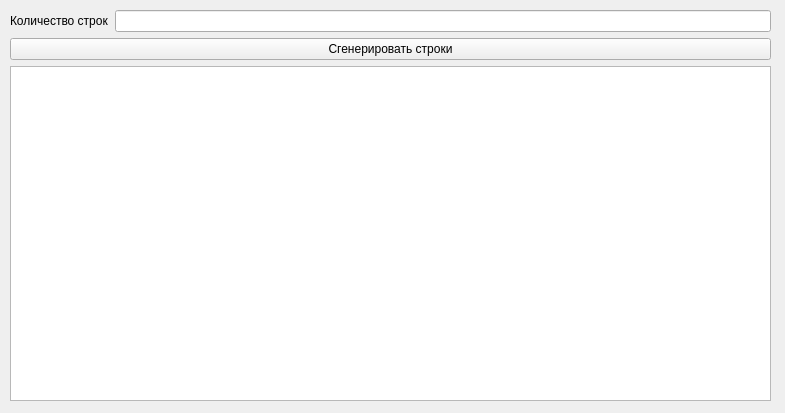
<?xml version="1.0" encoding="UTF-8"?>
<ui version="4.0">
<class>MainWindow</class>
<widget class="QMainWindow" name="MainWindow">
 <property name="geometry">
 <rect>
 <x>0</x>
 <y>0</y>
 <width>785</width>
 <height>413</height>
 </rect>
 </property>
 <property name="windowTitle">
 <string>Генерация кодов RFID</string>
 </property>
 <widget class="QWidget" name="centralwidget">
 <property name="enabled">
 <bool>true</bool>
 </property>
 <widget class="QWidget" name="verticalLayoutWidget">
 <property name="geometry">
 <rect>
 <x>10</x>
 <y>10</y>
 <width>761</width>
 <height>391</height>
 </rect>
 </property>
 <layout class="QVBoxLayout" name="verticalLayout_2">
 <item>
 <layout class="QHBoxLayout" name="horizontalLayout_3">
 <item>
 <widget class="QLabel" name="label">
 <property name="text">
 <string>Количество строк</string>
 </property>
 </widget>
 </item>
 <item>
 <widget class="QLineEdit" name="line_rows"/>
 </item>
 </layout>
 </item>
 <item>
 <layout class="QHBoxLayout" name="horizontalLayout_4"/>
 </item>
 <item>
 <layout class="QHBoxLayout" name="horizontalLayout_5">
 <item>
 <widget class="QPushButton" name="pushButton">
 <property name="text">
 <string>Сгенерировать строки</string>
 </property>
 </widget>
 </item>
 </layout>
 </item>
 <item>
 <widget class="QTextBrowser" name="textBrowser">
 <property name="toolTip">
 <string/>
 </property>
 <property name="html">
 <string>&lt;!DOCTYPE HTML PUBLIC &quot;-//W3C//DTD HTML 4.0//EN&quot;
&quot;http://www.w3.org/TR/REC-html40/strict.dtd&quot;&gt;
&lt;html&gt;&lt;head&gt;&lt;meta name=&quot;qrichtext&quot; content=&quot;1&quot;
/&gt;&lt;meta charset=&quot;utf-8&quot; /&gt;&lt;style type=&quot;text/css&quot;&gt;
p, li { white-space: pre-wrap; }
hr { height: 1px; border-width: 0; }
li.unchecked::marker { content: &quot;\2610&quot;; }
li.checked::marker { content: &quot;\2612&quot;; }
&lt;/style&gt;&lt;/head&gt;&lt;body style=&quot; font-family:'Segoe UI'; font-size:9pt; fontweight:400; font-style:normal;&quot;&gt;
&lt;p style=&quot;-qt-paragraph-type:empty; margin-top:0px; margin-bottom:0px; marginleft:0px; margin-right:0px; -qt-block-indent:0; text-indent:0px;&quot;&gt;&lt;br
/&gt;&lt;/p&gt;&lt;/body&gt;&lt;/html&gt;</string>
 </property>
 </widget>
 </item>
 </layout>
 </widget>
 </widget>
</widget>
<resources/>
<connections/>
</ui>
